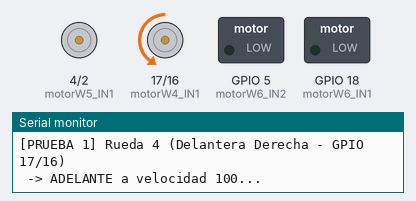
Bench run of a sketch on a simulated ESP32. Parts: motor-driver pin pairs drawn as motors (green arrow = first pin HIGH = forward, orange = second pin HIGH = backward, longer = more drive), switched loads named in the sketch (green lamp = pin HIGH), the last lines printed to the serial monitor.

Above: at 1.1 s.
At 14.6 s:
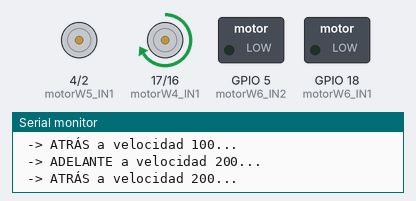
At 25.1 s:
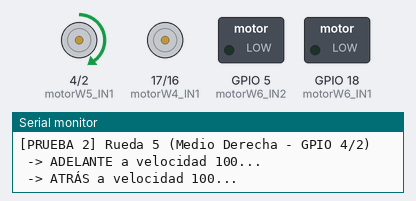
At 37.1 s:
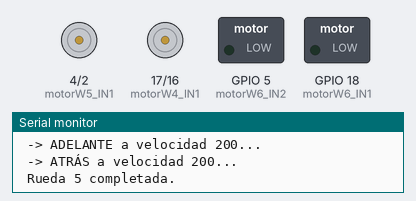
Timing chart, 0 to 38.6 s (numbered marks = the images above):
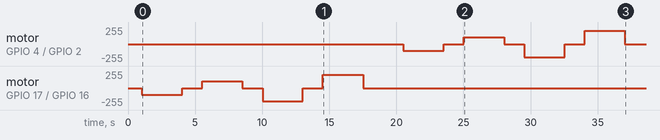

The sketch:

test_motores_derechos.ino
```cpp
/*
 *    Mars Rover - Código de Prueba para Motores del Lado Derecho (SOLO MOTORES
 * - USB) Desarrollado para verificar el correcto cableado, sentido de giro y
 * modulación de velocidad (PWM) de los tres motores de tracción derechos.
 */

// --- CONFIGURACIÓN DE PINES (Lado Derecho) ---
#define motorW4_IN1 17 // Rueda 4 - Delantera Derecha
#define motorW4_IN2 16
#define motorW5_IN1 4 // Rueda 5 - Medio Derecha
#define motorW5_IN2 2
#define motorW6_IN1 18 // Rueda 6 - Trasera Derecha
#define motorW6_IN2 5

// Tiempos de prueba (milisegundos)
const int TIEMPO_MOVIMIENTO = 3000;
const int TIEMPO_ESPERA = 1500;

// Función auxiliar para imprimir en el puerto serie (USB)
void printLog(String message, bool newLine = true) {
  if (newLine) {
    Serial.println(message);
  } else {
    Serial.print(message);
  }
}

void setup() {
  Serial.begin(115200);
  delay(1000);

  Serial.println("\n=======================================================");
  Serial.println("           MARS ROVER - TEST DE MOTORES DERECHOS           ");
  Serial.println("=======================================================");

  // Inicializar pines con analogWrite a 0 antes de configurar la frecuencia/resolución
  // para que el núcleo ESP32 asigne los canales LEDC correspondientes.
  analogWrite(motorW4_IN1, 0);
  analogWrite(motorW4_IN2, 0);
  analogWrite(motorW5_IN1, 0);
  analogWrite(motorW5_IN2, 0);
  analogWrite(motorW6_IN1, 0);
  analogWrite(motorW6_IN2, 0);

  // Configurar la frecuencia PWM a 200 Hz y resolución de 8 bits para cada pin de motor
  // de forma individual (frecuencia reducida para aumentar el par a bajas velocidades y asegurar conmutación)
  analogWriteFrequency(motorW4_IN1, 200);
  analogWriteFrequency(motorW4_IN2, 200);
  analogWriteFrequency(motorW5_IN1, 200);
  analogWriteFrequency(motorW5_IN2, 200);
  analogWriteFrequency(motorW6_IN1, 200);
  analogWriteFrequency(motorW6_IN2, 200);

  analogWriteResolution(motorW4_IN1, 8);
  analogWriteResolution(motorW4_IN2, 8);
  analogWriteResolution(motorW5_IN1, 8);
  analogWriteResolution(motorW5_IN2, 8);
  analogWriteResolution(motorW6_IN1, 8);
  analogWriteResolution(motorW6_IN2, 8);

  // Configuración de pines como salidas
  pinMode(motorW4_IN1, OUTPUT);
  pinMode(motorW4_IN2, OUTPUT);
  pinMode(motorW5_IN1, OUTPUT);
  pinMode(motorW5_IN2, OUTPUT);
  pinMode(motorW6_IN1, OUTPUT);
  pinMode(motorW6_IN2, OUTPUT);

  detenerTodos();
  Serial.println("Pines inicializados. Comenzando ciclo de pruebas...");
}

void loop() {
  printLog("\n>>> INICIANDO NUEVO CICLO DE PRUEBA <<<");

  // ==========================================
  // PRUEBA 1: RUEDA 4 (DELANTERA DERECHA)
  // ==========================================
  printLog("[PRUEBA 1] Rueda 4 (Delantera Derecha - GPIO 17/16)");

  // 1. Velocidad 100 (Baja)
  printLog(" -> ADELANTE a velocidad 100...");
  probarMotor(motorW4_IN1, motorW4_IN2, true, 100);
  delay(TIEMPO_MOVIMIENTO);
  detenerTodos();
  delay(TIEMPO_ESPERA);

  printLog(" -> ATRÁS a velocidad 100...");
  probarMotor(motorW4_IN1, motorW4_IN2, false, 100);
  delay(TIEMPO_MOVIMIENTO);
  detenerTodos();
  delay(TIEMPO_ESPERA);

  // 2. Velocidad 200 (Media)
  printLog(" -> ADELANTE a velocidad 200...");
  probarMotor(motorW4_IN1, motorW4_IN2, true, 200);
  delay(TIEMPO_MOVIMIENTO);
  detenerTodos();
  delay(TIEMPO_ESPERA);

  printLog(" -> ATRÁS a velocidad 200...");
  probarMotor(motorW4_IN1, motorW4_IN2, false, 200);
  delay(TIEMPO_MOVIMIENTO);
  detenerTodos();

  printLog(" Rueda 4 completada.\n");
  delay(TIEMPO_ESPERA * 2);

  // ==========================================
  // PRUEBA 2: RUEDA 5 (MEDIO DERECHA)
  // ==========================================
  printLog("[PRUEBA 2] Rueda 5 (Medio Derecha - GPIO 4/2)");

  // 1. Velocidad 100 (Baja)
  printLog(" -> ADELANTE a velocidad 100...");
  probarMotor(motorW5_IN1, motorW5_IN2, true, 100);
  delay(TIEMPO_MOVIMIENTO);
  detenerTodos();
  delay(TIEMPO_ESPERA);

  printLog(" -> ATRÁS a velocidad 100...");
  probarMotor(motorW5_IN1, motorW5_IN2, false, 100);
  delay(TIEMPO_MOVIMIENTO);
  detenerTodos();
  delay(TIEMPO_ESPERA);

  // 2. Velocidad 200 (Media)
  printLog(" -> ADELANTE a velocidad 200...");
  probarMotor(motorW5_IN1, motorW5_IN2, true, 200);
  delay(TIEMPO_MOVIMIENTO);
  detenerTodos();
  delay(TIEMPO_ESPERA);

  printLog(" -> ATRÁS a velocidad 200...");
  probarMotor(motorW5_IN1, motorW5_IN2, false, 200);
  delay(TIEMPO_MOVIMIENTO);
  detenerTodos();

  printLog(" Rueda 5 completada.\n");
  delay(TIEMPO_ESPERA * 2);

  // ==========================================
  // PRUEBA 3: RUEDA 6 (TRASERA DERECHA)
  // ==========================================
  printLog("[PRUEBA 3] Rueda 6 (Trasera Derecha - GPIO 18/5)");

  // 1. Velocidad 100 (Baja)
  printLog(" -> ADELANTE a velocidad 100...");
  probarMotor(motorW6_IN1, motorW6_IN2, true, 100);
  delay(TIEMPO_MOVIMIENTO);
  detenerTodos();
  delay(TIEMPO_ESPERA);

  printLog(" -> ATRÁS a velocidad 100...");
  probarMotor(motorW6_IN1, motorW6_IN2, false, 100);
  delay(TIEMPO_MOVIMIENTO);
  detenerTodos();
  delay(TIEMPO_ESPERA);

  // 2. Velocidad 200 (Media)
  printLog(" -> ADELANTE a velocidad 200...");
  probarMotor(motorW6_IN1, motorW6_IN2, true, 200);
  delay(TIEMPO_MOVIMIENTO);
  detenerTodos();
  delay(TIEMPO_ESPERA);

  printLog(" -> ATRÁS a velocidad 200...");
  probarMotor(motorW6_IN1, motorW6_IN2, false, 200);
  delay(TIEMPO_MOVIMIENTO);
  detenerTodos();

  printLog(" Rueda 6 completada.\n");
  delay(TIEMPO_ESPERA * 2);

  // ==========================================
  // PRUEBA 4: TODOS LOS MOTORES DERECHOS A LA VEZ
  // ==========================================
  printLog("[PRUEBA 4] Todos los motores derechos simultáneamente");

  printLog(" -> Todos ADELANTE...");
  probarMotor(motorW4_IN1, motorW4_IN2, true, 255);
  probarMotor(motorW5_IN1, motorW5_IN2, true, 255);
  probarMotor(motorW6_IN1, motorW6_IN2, true, 255);
  delay(TIEMPO_MOVIMIENTO + 1000);

  detenerTodos();
  delay(TIEMPO_ESPERA);

  printLog(" -> Todos ATRÁS...");
  probarMotor(motorW4_IN1, motorW4_IN2, false, 255);
  probarMotor(motorW5_IN1, motorW5_IN2, false, 255);
  probarMotor(motorW6_IN1, motorW6_IN2, false, 255);
  delay(TIEMPO_MOVIMIENTO + 1000);

  detenerTodos();
  printLog(" Prueba de conjunto completada.\n");

  printLog("=======================================================");
  printLog("Ciclo de pruebas terminado. Esperando 10 segundos");
  printLog("antes de reiniciar el test...");
  printLog("=======================================================");
  delay(10000);
}

// --- FUNCIONES CONTROL DE MOTORES ---

void probarMotor(int pinIN1, int pinIN2, bool adelante, int velocidad) {
  if (adelante) {
    analogWrite(pinIN1, 0);         // Usar analogWrite(0) en lugar de digitalWrite(LOW) para anular el PWM en ESP32
    analogWrite(pinIN2, velocidad); // PWM suave y con gran par a 1000Hz
  } else {
    analogWrite(pinIN1, velocidad); // PWM suave y con gran par a 1000Hz
    analogWrite(pinIN2, 0);         // Usar analogWrite(0) en lugar de digitalWrite(LOW) para anular el PWM en ESP32
  }
}

void detenerTodos() {
  // Usar analogWrite(0) en lugar de digitalWrite(LOW) para detener la señal PWM en el ESP32
  analogWrite(motorW4_IN1, 0);
  analogWrite(motorW4_IN2, 0);
  analogWrite(motorW5_IN1, 0);
  analogWrite(motorW5_IN2, 0);
  analogWrite(motorW6_IN1, 0);
  analogWrite(motorW6_IN2, 0);
}
```

Measured:
- by itself, motor on GPIO 4 (motorW5_IN1) / GPIO 2 (motorW5_IN2): stopped → backward 100/255 at 20.5 s, → stopped 3.0 s later, → forward 100/255 1.5 s later, → stopped 3.0 s later, … (8 changes in this stretch)
- by itself, motor on GPIO 17 (motorW4_IN1) / GPIO 16 (motorW4_IN2): stopped → backward 100/255 at 1.0 s, → stopped 3.0 s later, → forward 100/255 1.5 s later, → stopped 3.0 s later, … (8 changes in this stretch)
